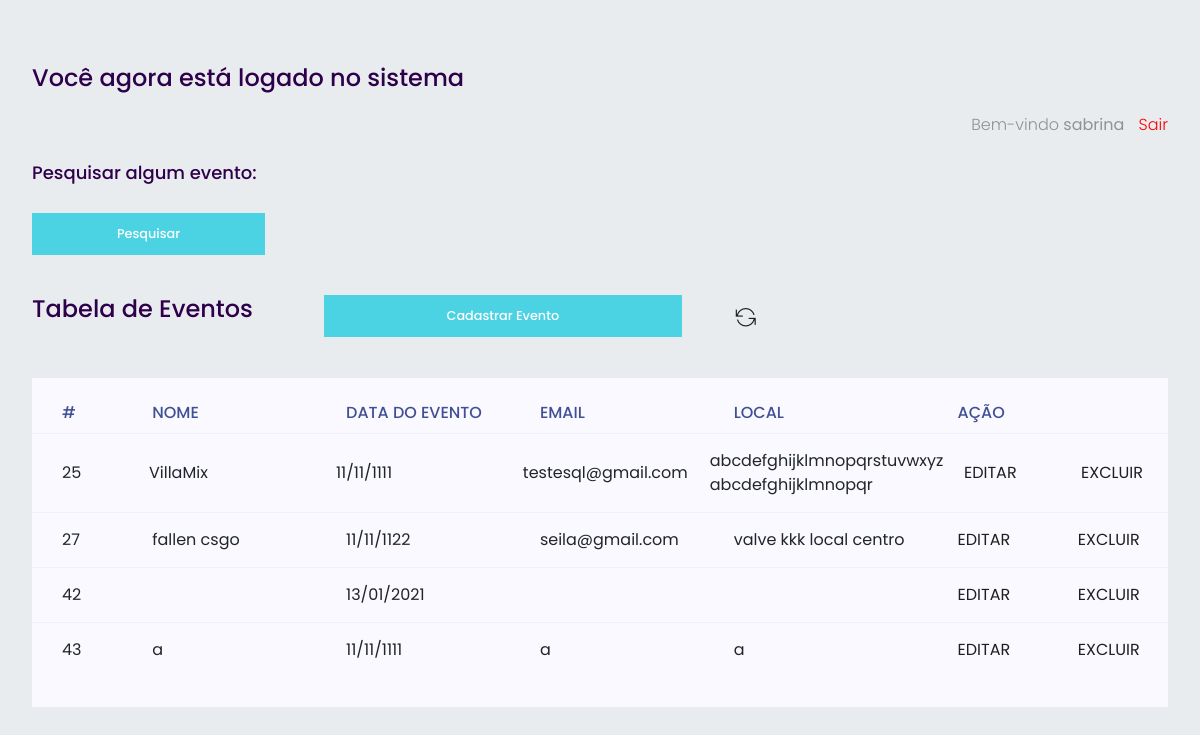
Screenshot of /src/views/dashboard.php (signed in) with the database file from the repository.
### tables this page shows
CREATE TABLE `events` (
  `id` int(11) NOT NULL AUTO_INCREMENT,
  `name` varchar(45) DEFAULT NULL,
  `email` varchar(45) DEFAULT NULL,
  `local` varchar(45) DEFAULT NULL,
  `data_evento` date DEFAULT NULL,
  PRIMARY KEY (`id`)
);

### src/views/dashboard.php (the view, shortened to what this page needs)
<?php
    include("../../mysql.php");
?>
<html>
	<head>
		<link rel="stylesheet" href="../../css/bootstrap.min.css">
		<link rel="stylesheet" href="../../css/owl.carousel.min.css">
		<link rel="stylesheet" href="../../css/magnific-popup.css">
		<link rel="stylesheet" href="../../css/font-awesome.min.css">
		<link rel="stylesheet" href="../../css/themify-icons.css">
		<link rel="stylesheet" href="../../css/nice-select.css">
		<link rel="stylesheet" href="../../css/flaticon.css">
		<link rel="stylesheet" href="../../css/gijgo.css">
		<link rel="stylesheet" href="../../css/animate.css">
		<link rel="stylesheet" href="../../css/slicknav.css">
		<link rel="stylesheet" href="../../css/style.css">
	</head>
	<body class="jumbotron">
        <?php if (isset($_SESSION['success'])) : ?>
            <div class="error success" >
                <h3>
                    <?php
                    echo $_SESSION['success'];
                    ?>
                </h3>
            </div>
        <?php endif ?>
        <?php  if (isset($_SESSION['username'])) :
            include('dashboard_header.php');
        endif ?>
        <form method="POST" action="">
        <h4 class="mb-30">Pesquisar algum evento:</h4>
            <a type="submit" style="width: 233px;" class="genric-btn success btn-block" href="../../pesquisar.php">Pesquisar</a>
		</form><bR>
        <div class="row">
            <div class="col-3">
                <h3 class="mb-30">Tabela de Eventos</h3>
            </div>
<br>
        <div class="col-4">
                <a type="submit" class="genric-btn success btn-block" href="event_cad.php">Cadastrar Evento</a>
            </div>
            <div class="col-1" style="position: relative;margin-top: 12px;">
                <a href="" onclick="<?php
				mysqli_set_charset($db, "utf8");
				?>"><i class="ti-reload" style="font-size: 20px;display: block;text-align: center;"></i></a>
            </div>
        </div>
            <br>
        <div class="progress-table-wrap">
            <div class="progress-table">
                <div class="table-head">
                    <div class="serial">#</div>
                    <div class="visit">Nome</div>
                    <div class="visit">Data do Evento</div>
                    <div class="visit">Email</div>
                    <div class="visit">Local</div>
                    <div class="serial">Ação</div>
                    <div class="serial"></div>
                </div>
				<?php
                mysqli_set_charset($db, "utf8");
				$sql = "select * from events";
				$resultado = mysqli_query($db, $sql);
				$total_registros = mysqli_num_rows($resultado);
				if ($total_registros > 0) {
					while ($linha = mysqli_fetch_assoc($resultado)) {
						$data = new DateTime($linha['data_evento']);
					    $data_evento = date_format($data, "d/m/Y");
						echo "<div class=\"table-row\">";
                        echo "<div class=\"serial\">".$linha['id']."</div>";
                        echo "<div class=\"visit\">".$linha['name']."</div>";
                        echo "<div class=\"visit\">".$data_evento."</div>";
                        echo "<div class=\"visit\">".$linha['email']."</div>";
                        echo "<div class=\"visit\">".$linha['local']."</div>";
                        echo "<a href='event_cad.php?codigo=".$linha['id']."' class=\"serial\">EDITAR</a>";
                        echo "<a href='event_delete.php?codigo=".$linha['id']."' class=\"serial\">EXCLUIR</a>";
						echo "</div>";
					}
				}
				?>
            </div>
        </div>
	</body>
</html>

### src/views/dashboard_header.php (shortened to what this page needs)
<header>
    <div style="padding: 10px 0;">
        <p style="text-align: end;">Bem-vindo
         <strong>
        <?php echo $_SESSION['username'];
        ?>
        </strong>
        <a href="../../index.php?logout='1'" style="color: red;padding-left: 10px;">
        Sair
        </a>
        </p>
    </div>
</header>

### rows the page displays
events: id "25", name "VillaMix", data_evento "11/11/1111", email "testesql@gmail.com", local "abcdefghijklmnopqrstuvwxyz abcdefghijklmnopqr"
events: id "27", name "fallen csgo", data_evento "11/11/1122", email "seila@gmail.com", local "valve kkk local centro"
events: id "42", data_evento "13/01/2021"
events: id "43", name "a", data_evento "11/11/1111", email "a", local "a"

### other values shown
$_SESSION['success'] "Você agora está logado no sistema"
$_SESSION['username'] "sabrina"
